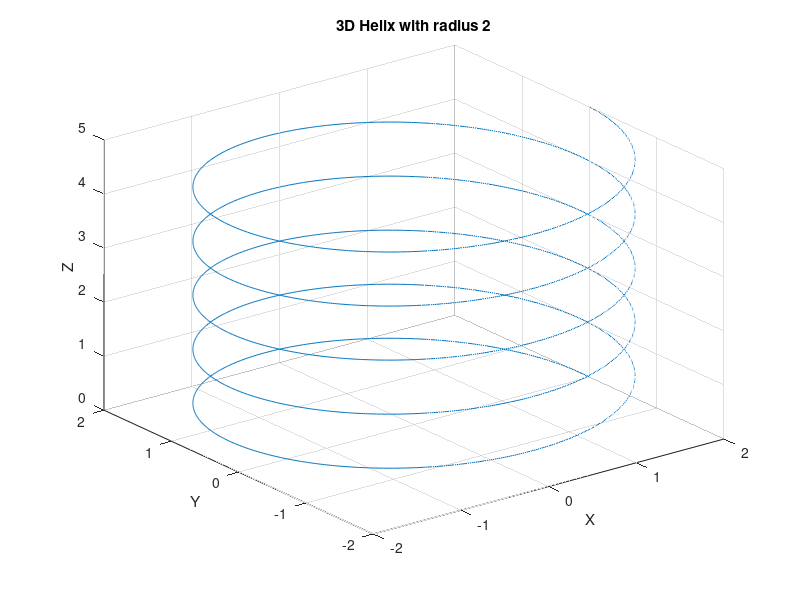

Write MATLAB code to recreate this figure.
clc;
clear;

t = 0:0.01:10*pi;
x = 2 * cos(t);
y = 2 * sin(t);
z = t / (2*pi);

plot3(x, y , z)
xlabel('X')
ylabel('Y')
zlabel('Z')
title('3D Helix with radius 2')
grid on
